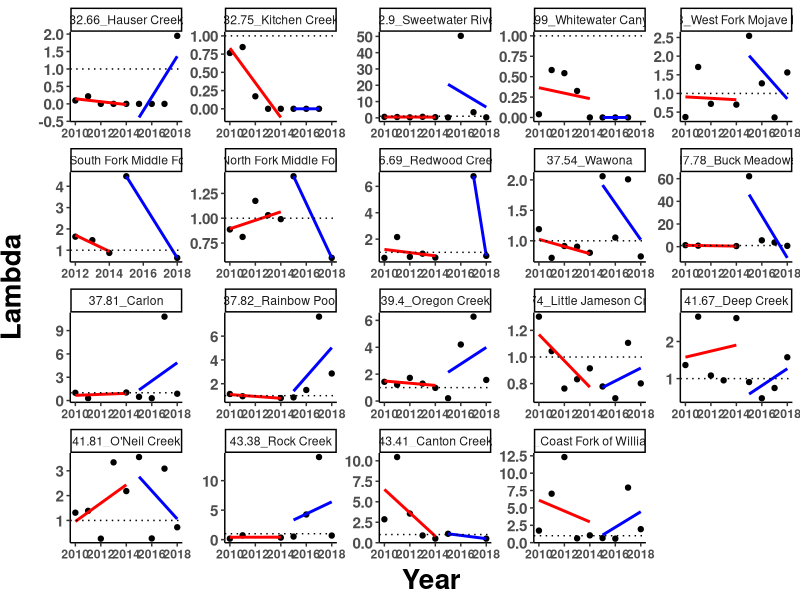

This chart was generated by the following R code: (Note: this script raises an error after producing the figure.)
#### PROJECT: Genomic offsets and demographic trajectories of Mimulus cardinalis populations during extreme drought
#### PURPOSE OF THIS SCRIPT: Produce demography graphs for publication
#### AUTHOR: Amy Ang & Daniel Anstett
#### DATE LAST MODIFIED: 20230815


#*******************************************************************************
#### 0. Clean workspace and load required packages
#*******************************************************************************

# Remove objects and clear workspace
rm(list = ls(all=TRUE))

# Make vector of packages needed
packages_needed <- c("tidyverse", "RColorBrewer","cowplot")

# Install packages needed (if not already installed)
for (i in 1:length(packages_needed)){
  if(!(packages_needed[i] %in% installed.packages())){install.packages(packages_needed[i])}
}

# Load packages needed
for (i in 1:length(packages_needed)){
  library(packages_needed[i], character.only = TRUE)
}


#*******************************************************************************
### 1. Read in lambda estimates for each site and year & manupulate
#*******************************************************************************
dat <- read.csv("data/demography data/siteYear.lambda_2010-2019.csv")
pop_key <- read_csv("data/genomic_data/offset_pop_beagle.csv") %>% dplyr::select(Site, Paper_ID) #just to get translation of pop names <--> numbers
pop_key[20,1] <- "Mill Creek"
pop_key[20,2] <- 12
dat<-left_join(dat,pop_key,by="Site") %>% mutate(lat.2 = round(Latitude, 2), 
                                                 Site.Lat=paste(lat.2,Paper_ID, sep = "_"),
                                                 Site.Name=paste(lat.2,Site, sep = "_")
                                                 ) %>% select(-lat.2) %>% filter(Site!="Mill Creek")
dat_decline <- dat %>% filter(Year<2015)
dat_recovery <- dat %>% filter(Year>2014)


#*******************************************************************************
### 2. Visualize estimates over time for all sites
#*******************************************************************************

#Decline & Recovery
ggplot(dat, aes(x=Year, y=lambda)) + geom_point() +
  geom_smooth(data=filter(dat, Year<2015), method="lm", se=FALSE, col="red") +
  geom_smooth(data=filter(dat, Year>2014), method="lm", se=FALSE, col="blue") +
  scale_y_continuous(name="Lambda")+ scale_x_continuous(name="Year")+
  geom_hline(yintercept=1, linetype="dotted") +
  facet_wrap(~Site.Name, scale="free") + theme_classic() + theme(
  #facet_wrap(~Site.Lat, scale="free") + theme_classic() + theme(
    axis.text.x = element_text(face="bold"),
    axis.text.y = element_text(size=11,face="bold"),
    axis.title.x = element_text(color="black", size=20, vjust = 0.5, face="bold"),
    axis.title.y = element_text(color="black", size=20,vjust = 2, face="bold",hjust=0.5))
#+
#theme(strip.background = element_blank(), strip.text.x = element_blank(),
#     legend.title = element_blank())

ggsave("Graphs/Demography/01_decline_recovery.pdf",width=14, height = 8, units = "in")

#Decline
ggplot(dat_decline, aes(x=Year, y=lambda)) + geom_point() +
  geom_smooth(method="lm", se=FALSE, col="red") +
  scale_y_continuous(name="Lambda")+ scale_x_continuous(name="Year")+
  geom_hline(yintercept=1, linetype="dotted") +
  facet_wrap(~Site.Name, scale="free") + theme_classic() + theme(
  #facet_wrap(~Site.Lat, scale="free") + theme_classic() + theme(
    axis.text.x = element_text(face="bold"),
    axis.text.y = element_text(size=11,face="bold"),
    axis.title.x = element_text(color="black", size=20, vjust = 0.5, face="bold"),
    axis.title.y = element_text(color="black", size=20,vjust = 2, face="bold",hjust=0.5))
#+
#theme(strip.background = element_blank(), strip.text.x = element_blank(),
#     legend.title = element_blank())

ggsave("Graphs/Demography/02_decline.pdf",width=14, height = 8, units = "in")

#Recovery
ggplot(dat_recovery, aes(x=Year, y=lambda)) + geom_point() +
  geom_smooth(method="lm", se=FALSE, col="blue") +
  scale_y_continuous(name="Lambda")+ scale_x_continuous(name="Year")+
  geom_hline(yintercept=1, linetype="dotted") +
  facet_wrap(~Site.Name, scale="free") + theme_classic() + theme(
  #facet_wrap(~Site.Lat, scale="free") + theme_classic() + theme(
    axis.text.x = element_text(face="bold"),
    axis.text.y = element_text(size=11,face="bold"),
    axis.title.x = element_text(color="black", size=20, vjust = 0.5, face="bold"),
    axis.title.y = element_text(color="black", size=20,vjust = 2, face="bold",hjust=0.5))
#+
#theme(strip.background = element_blank(), strip.text.x = element_blank(),
#     legend.title = element_blank())

ggsave("Graphs/Demography/03_recovery.pdf",width=14, height = 8, units = "in")


#*******************************************************************************
### 2. Visualize estimates over time for select sites
#*******************************************************************************

#Kitchen creek
dat_kitchen <- dat %>% filter(Paper_ID==15)
plot_1 <- ggplot(dat_kitchen, aes(x=Year, y=lambda)) + geom_point(size=2) +
  geom_smooth(data=filter(dat_kitchen, Year<2015), method="lm", se=FALSE, col="red") +
  geom_smooth(data=filter(dat_kitchen, Year>2014), method="lm", se=FALSE, col="blue") +
  scale_y_continuous(name="Lambda")+ scale_x_continuous(name="")+
  geom_hline(yintercept=1, linetype="dotted") + theme_classic() + theme(
    #facet_wrap(~Site.Lat, scale="free") + theme_classic() + theme(
    axis.text.x = element_text(size=18,face="bold"),
    axis.text.y = element_text(size=18,face="bold"),
    axis.title.x = element_text(color="black", size=20, vjust = 0.5, face="bold"),
    axis.title.y = element_text(color="black", size=22,vjust = 2, face="bold",hjust=0.5))
ggsave("Graphs/Demography/sites/01_kitchen.pdf",width=6, height = 4, units = "in")

#Wawona
dat_Wawona <- dat %>% filter(Paper_ID==5)
plot_2 <- ggplot(dat_Wawona, aes(x=Year, y=lambda)) + geom_point(size=2) +
  geom_smooth(data=filter(dat_Wawona, Year<2015), method="lm", se=FALSE, col="red") +
  geom_smooth(data=filter(dat_Wawona, Year>2014), method="lm", se=FALSE, col="blue") +
  scale_y_continuous(name="Lambda")+ scale_x_continuous(name="")+
  geom_hline(yintercept=1, linetype="dotted") + theme_classic() + theme(
    #facet_wrap(~Site.Lat, scale="free") + theme_classic() + theme(
    axis.text.x = element_text(size=18,face="bold"),
    axis.text.y = element_text(size=18,face="bold"),
    axis.title.x = element_text(color="black", size=20, vjust = 0.5, face="bold"),
    axis.title.y = element_text(color="black", size=22,vjust = 2, face="bold",hjust=0.5))
ggsave("Graphs/Demography/sites/02_wawona.pdf",width=6, height = 4, units = "in")

#Little Jamison
dat_little <- dat %>% filter(Paper_ID==7)
plot_3 <- ggplot(dat_little, aes(x=Year, y=lambda)) + geom_point(size=2) +
  geom_smooth(data=filter(dat_little, Year<2015), method="lm", se=FALSE, col="red") +
  geom_smooth(data=filter(dat_little, Year>2014), method="lm", se=FALSE, col="blue") +
  scale_y_continuous(name="Lambda")+ scale_x_continuous(name="")+
  geom_hline(yintercept=1, linetype="dotted") + theme_classic() + theme(
    #facet_wrap(~Site.Lat, scale="free") + theme_classic() + theme(
    axis.text.x = element_text(size=18,face="bold"),
    axis.text.y = element_text(size=18,face="bold"),
    axis.title.x = element_text(color="black", size=20, vjust = 0.5, face="bold"),
    axis.title.y = element_text(color="black", size=22,vjust = 2, face="bold",hjust=0.5))
ggsave("Graphs/Demography/sites/03_little_jamison.pdf",width=6, height = 4, units = "in")

#Coast Fork of Willamette
dat_coast <- dat %>% filter(Paper_ID==55)
plot_4 <- ggplot(dat_coast, aes(x=Year, y=lambda)) + geom_point(size=2) +
  geom_smooth(data=filter(dat_coast, Year<2015), method="lm", se=FALSE, col="red") +
  geom_smooth(data=filter(dat_coast, Year>2014), method="lm", se=FALSE, col="blue") +
  scale_y_continuous(name="Lambda")+ scale_x_continuous(name="")+
  geom_hline(yintercept=1, linetype="dotted") + theme_classic() + theme(
    #facet_wrap(~Site.Lat, scale="free") + theme_classic() + theme(
    axis.text.x = element_text(size=18,face="bold"),
    axis.text.y = element_text(size=18,face="bold"),
    axis.title.x = element_text(color="black", size=20, vjust = 0.5, face="bold"),
    axis.title.y = element_text(color="black", size=22,vjust = 2, face="bold",hjust=0.5))
ggsave("Graphs/Demography/sites/04_coast_fork.pdf",width=6, height = 4, units = "in")





